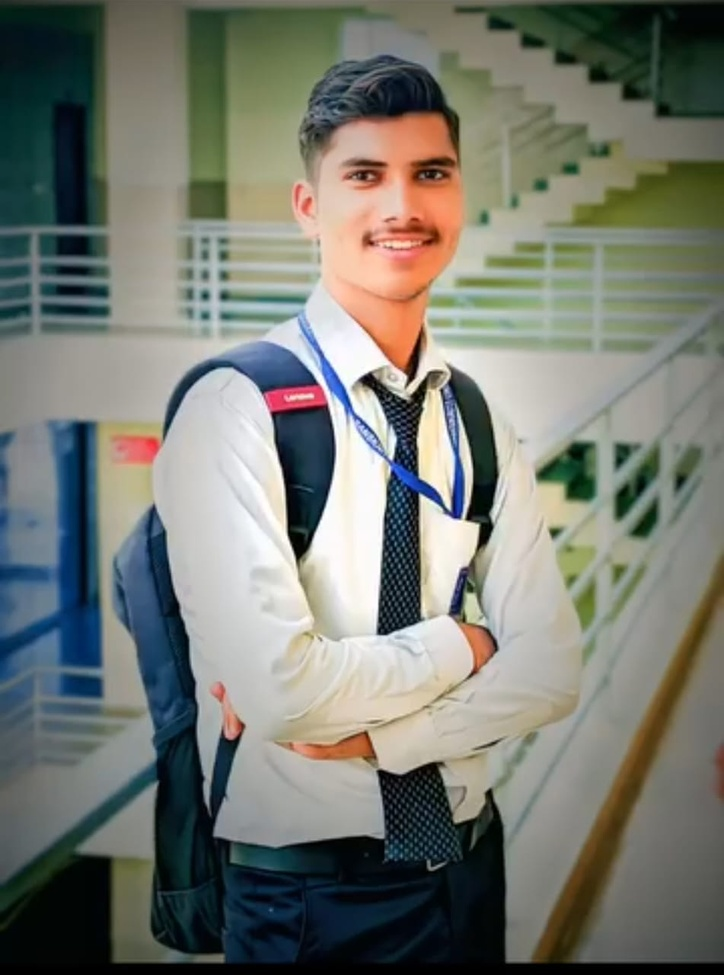
#> input picture 12_DFT/input.jpeg, 724 x 975 px, shrunk from 951 x 1280 before the run
$ python program.py
#> lines starting #> are read from the running program, lines starting #| are printed output that depends on the picture
import cv2
import numpy as np

image = cv2.imread('input.jpeg', 0)
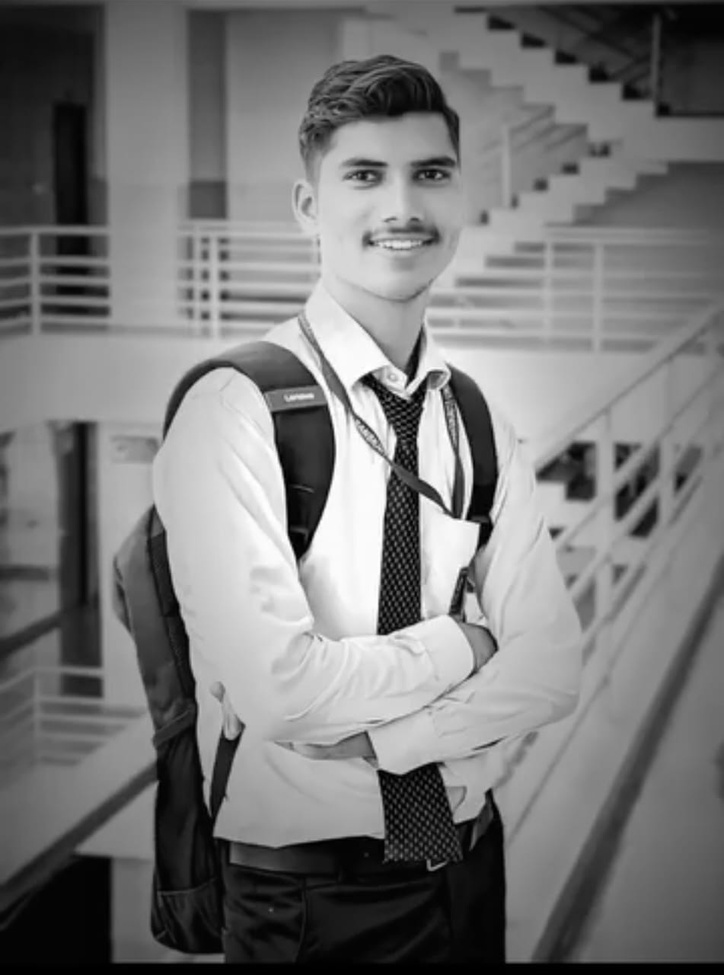
#> image: shape (975, 724); min 0, max 255, mean 119.3

if image is None:
    print("Image not found")
    exit()

image_float = np.float32(image)

dft = cv2.dft(image_float, flags=cv2.DFT_COMPLEX_OUTPUT)

shifted_dft = np.fft.fftshift(dft)

magnitude = cv2.magnitude(
    shifted_dft[:, :, 0],
    shifted_dft[:, :, 1]
)

magnitude = np.log(1 + magnitude)
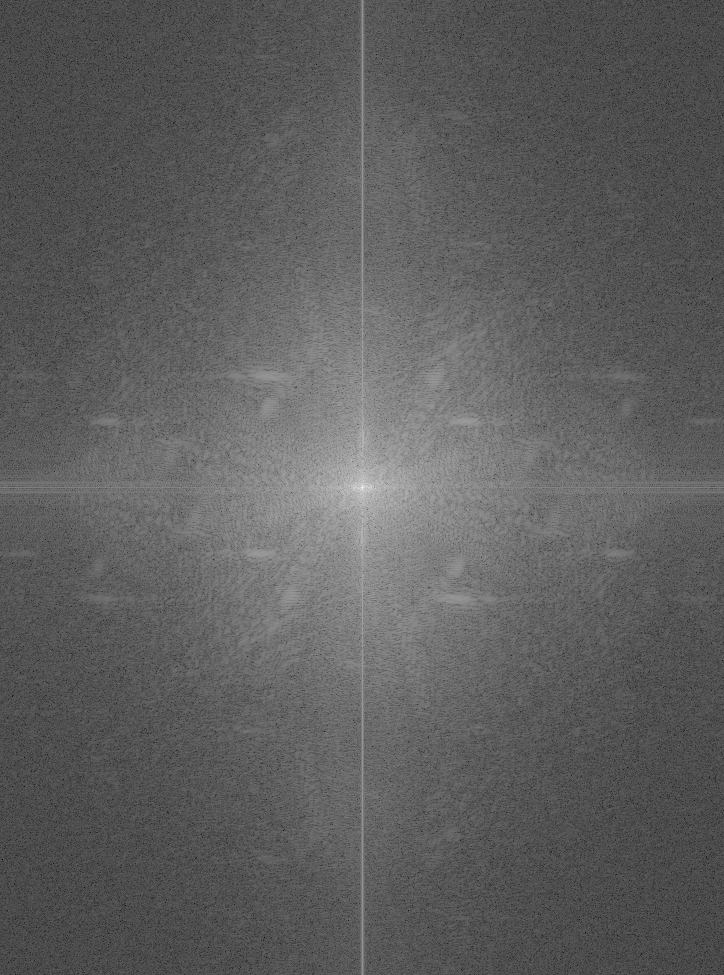
#> magnitude: shape (975, 724) float32; min 0.204, max 18.25, mean 6.89; drawn with min black and max white

magnitude = cv2.normalize(
    magnitude,
    None,
    0,
    255,
    cv2.NORM_MINMAX
)

output = np.uint8(magnitude)

cv2.imwrite('output.png', output)

print("Original image shape:", image.shape)
#| Original image shape: (975, 724)
print("DFT result shape:", dft.shape)
#| DFT result shape: (975, 724, 2)
print("Shifted DFT shape:", shifted_dft.shape)
#| Shifted DFT shape: (975, 724, 2)

cv2.waitKey(0)

cv2.destroyAllWindows()
